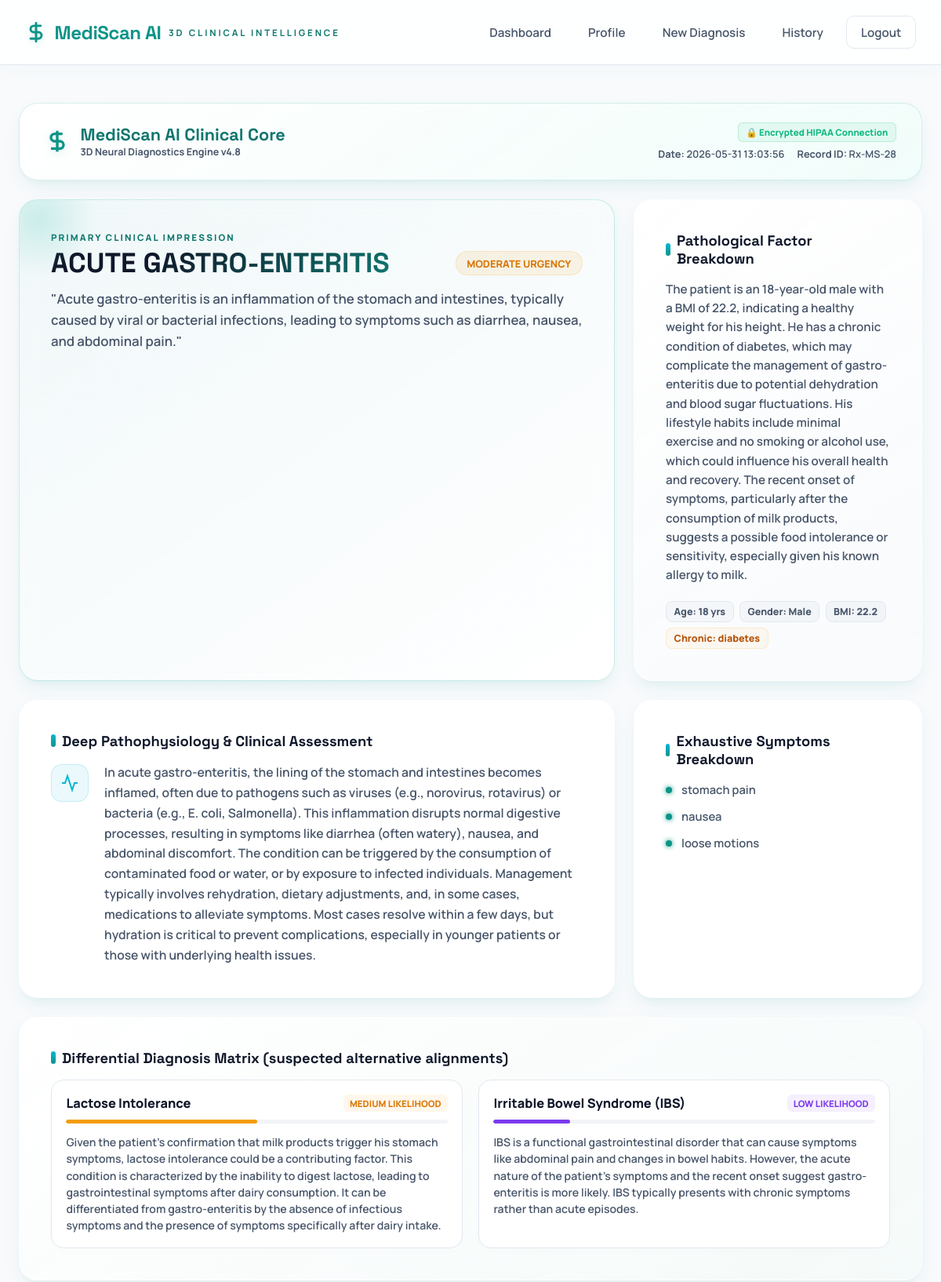
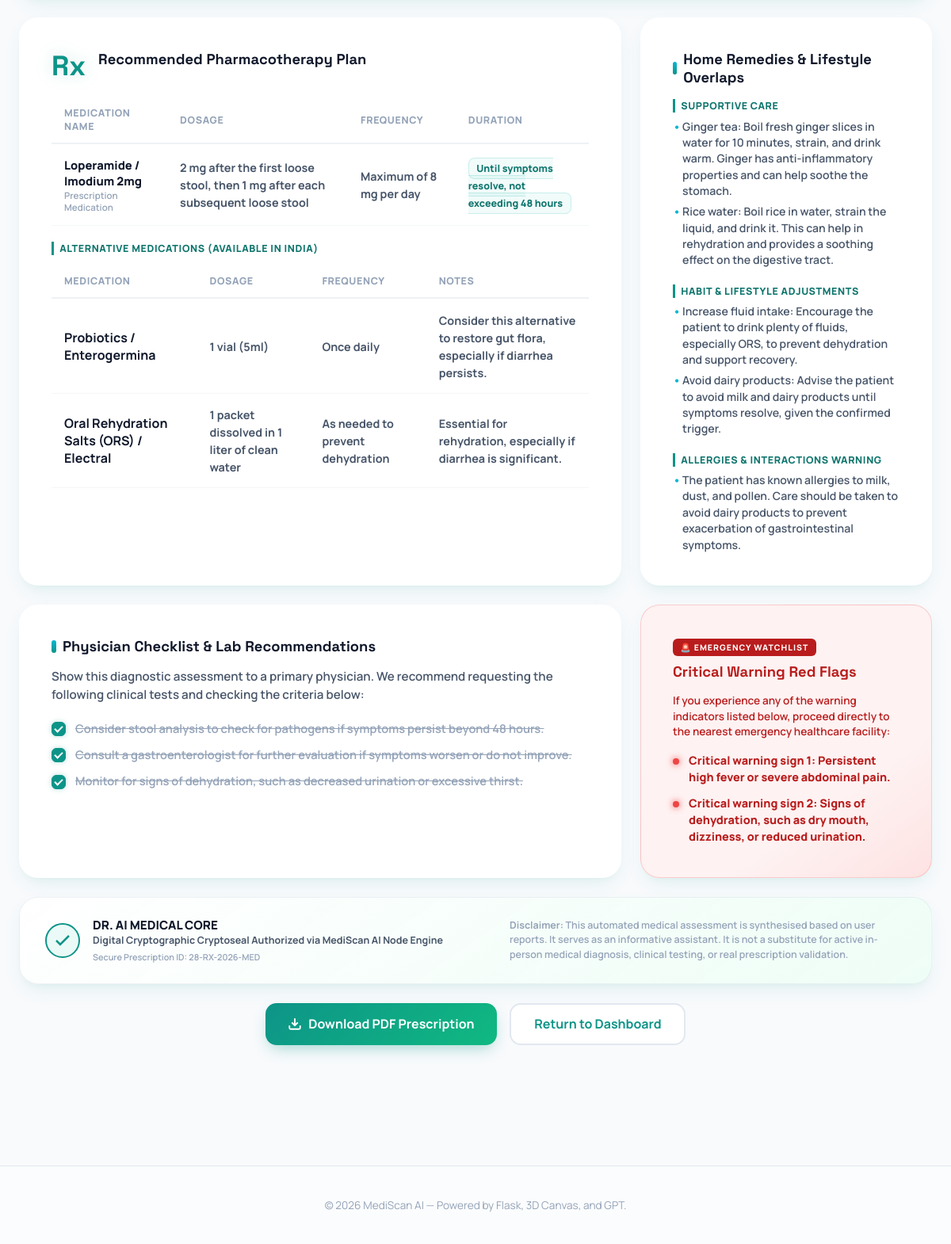
The page /diagnosis/28 (signed in) on the database its author committed (2 pictures, top to bottom).
### tables this page shows
CREATE TABLE disease_history (history_id INTEGER PRIMARY KEY AUTOINCREMENT,user_id INTEGER NOT NULL,patient_id INTEGER NOT NULL,symptoms TEXT,symptom_duration TEXT,severity TEXT,diagnosis_text TEXT,urgency TEXT,report_filename TEXT,created_at TIMESTAMP DEFAULT CURRENT_TIMESTAMP,FOREIGN KEY(user_id) REFERENCES users(id),FOREIGN KEY(patient_id) REFERENCES patients(patient_id));

CREATE TABLE patients (patient_id INTEGER PRIMARY KEY AUTOINCREMENT,user_id INTEGER UNIQUE NOT NULL,name TEXT NOT NULL,age INTEGER,gender TEXT,weight REAL,height REAL,chronic_diseases TEXT,previous_surgeries TEXT,allergies TEXT,current_medications TEXT,smoking TEXT,alcohol TEXT,exercise_frequency TEXT,sleep_hours REAL,created_at TIMESTAMP DEFAULT CURRENT_TIMESTAMP,FOREIGN KEY(user_id) REFERENCES users(id));

### app.py (the view)
@app.route('/diagnosis/<int:history_id>')
def diagnosis_result(history_id):
    user = get_current_user()
    if not user:
        return redirect(url_for('login'))
    conn = get_db_connection()
    record = conn.execute('SELECT * FROM disease_history WHERE history_id = ? AND user_id = ?', (history_id, user['id'])).fetchone()
    patient = conn.execute('SELECT * FROM patients WHERE user_id = ?', (user['id'],)).fetchone()
    conn.close()
    if not record:
        flash('Diagnosis record not found.', 'error')
        return redirect(url_for('dashboard'))
    record_dict = dict(record)
    record_dict['data'] = parse_diagnosis_json(record['diagnosis_text'])
    return render_template('diagnosis_result.html', user=user, record=record_dict, patient=patient)

### templates/diagnosis_result.html (shortened to what this page needs)
{% extends 'base.html' %}
{% block content %}
<section class="report-shell">
    <div class="clinical-report-header glass-card">
        <div class="clinical-logo-mark">
            <svg viewBox="0 0 24 24" width="32" height="32" fill="none" stroke="currentColor" stroke-width="2.5">
                <path d="M12 2v20M17 5H9.5a3.5 3.5 0 0 0 0 7h5a3.5 3.5 0 0 1 0 7H6"/>
            </svg>
            <div class="logo-text-block">
                <h2>MediScan AI Clinical Core</h2>
                <p>3D Neural Diagnostics Engine v4.8</p>
            </div>
        </div>
        <div class="verification-status-panel">
            <span class="secure-badge">🔒 Encrypted HIPAA Connection</span>
            <div class="rx-date-id">
                <span><strong>Date:</strong> {{ record.created_at }}</span>
                <span><strong>Record ID:</strong> Rx-MS-{{ record.history_id }}</span>
            </div>
        </div>
    </div>
    <div class="dashboard-report-grid">
        <article class="glass-card primary-diagnosis-card col-span-2">
            <div class="card-glow-element"></div>
            <div class="primary-diagnosis-label">PRIMARY CLINICAL IMPRESSION</div>
            <div class="diagnosis-badge-row">
                <h1 class="clinical-title">{{ record.data.diagnosis.upper() }}</h1>
                <span class="clinical-urgency-badge urgency-{{ record.data.urgency|lower }}">
                    {{ record.data.urgency }} Urgency
                </span>
            </div>
            <p class="clinical-explanation">"{{ record.data.explanation }}"</p>
        </article>
        <article class="glass-card risk-profile-card">
            <h3 class="dashboard-card-title">
                <span class="card-icon-indicator"></span>
                Pathological Factor Breakdown
            </h3>
            <p class="profile-exhaustive-text">{{ record.data.patient_profile }}</p>
            <div class="profile-specs-pill-box">
                <span class="spec-pill">Age: {{ patient.age }} yrs</span>
                <span class="spec-pill">Gender: {{ patient.gender }}</span>
                {% if patient.weight and patient.height %}
                    <span class="spec-pill">BMI: {{ "%.1f"|format(patient.weight / ((patient.height / 100) ** 2)) }}</span>
                {% endif %}
                {% if patient.chronic_diseases and patient.chronic_diseases != 'None' %}
                    <span class="spec-pill warning-pill">Chronic: {{ patient.chronic_diseases }}</span>
                {% endif %}
            </div>
        </article>
        <article class="glass-card detailed-pathway-card col-span-2">
            <h3 class="dashboard-card-title">
                <span class="card-icon-indicator"></span>
                Deep Pathophysiology & Clinical Assessment
            </h3>
            <div class="pathway-content-container">
                <div class="pathway-icon-marker">
                    <svg viewBox="0 0 24 24" width="24" height="24" fill="none" stroke="currentColor" stroke-width="2">
                        <polyline points="22 12 18 12 15 21 9 3 6 12 2 12"/>
                    </svg>
                </div>
                <div class="pathway-text-block">
                    <p>{{ record.data.detailed_summary }}</p>
                </div>
            </div>
        </article>
        <article class="glass-card symptoms-assessment-card">
            <h3 class="dashboard-card-title">
                <span class="card-icon-indicator"></span>
                Exhaustive Symptoms Breakdown
            </h3>
            <ul class="premium-symptoms-list">
                {% if record.data.symptoms %}
                    {% for symptom in record.data.symptoms %}
                        <li class="symptom-item">
                            <span class="symptom-bullet"></span>
                            <span class="symptom-description-text">{{ symptom }}</span>
                        </li>
                    {% endfor %}
                {% else %}
                    <li class="symptom-item">
                        <span class="symptom-bullet"></span>
                        <span class="symptom-description-text">{{ record.symptoms }} (Duration: {{ record.symptom_duration }} | Severity: {{ record.severity }})</span>
                    </li>
                {% endif %}
            </ul>
        </article>
        <article class="glass-card differentials-matrix-card col-span-3">
            <h3 class="dashboard-card-title">
                <span class="card-icon-indicator"></span>
                Differential Diagnosis Matrix (suspected alternative alignments)
            </h3>
            <div class="differentials-grid">
                {% if record.data.differential_diagnosis %}
                    {% for diff in record.data.differential_diagnosis %}
                        <div class="differential-card">
                            <div class="diff-header-row">
                                <h4>{{ diff.diagnosis }}</h4>
                                <span class="diff-likelihood-badge likelihood-{{ diff.likelihood|lower }}">
                                    {{ diff.likelihood }} Likelihood
                                </span>
                            </div>
                            <div class="likelihood-track">
                                <div class="likelihood-bar likelihood-width-{{ diff.likelihood|lower }}"></div>
                            </div>
                            <p class="diff-explanation">{{ diff.explanation }}</p>
                        </div>
                    {% endfor %}
                {% else %}
                    <div class="diff-fallback-empty">
                        <p>Our neural model is highly confident in the primary clinical impression. No significant differential conditions met standard clinical variance thresholds.</p>
                    </div>
                {% endif %}
            </div>
        </article>
        <article class="glass-card pharmacology-rx-card col-span-2">
            <div class="rx-card-header">
                <div class="rx-symbol-glow">Rx</div>
                <h3 class="dashboard-card-title">Recommended Pharmacotherapy Plan</h3>
            </div>
            {% if record.data.medications %}
                <div class="pharmacology-table-container">
                    <table class="premium-rx-table">
                        <thead>
                            <tr>
                                <th>Medication Name</th>
                                <th>Dosage</th>
                                <th>Frequency</th>
                                <th>Duration</th>
                            </tr>
                        </thead>
                        <tbody>
                            {% for med in record.data.medications %}
                                <tr>
                                    <td>
                                        <div class="rx-pill-details">
                                            <strong>{{ med.name }}</strong>
                                            <small>Prescription Medication</small>
                                        </div>
                                    </td>
                                    <td><span class="rx-data-cell">{{ med.dosage }}</span></td>
                                    <td><span class="rx-data-cell">{{ med.frequency }}</span></td>
                                    <td><span class="rx-duration-badge">{{ med.duration }}</span></td>
                                </tr>
                            {% endfor %}
                        </tbody>
                    </table>
                </div>
            {% endif %}
            {% if record.data.alternative_medications %}
                <div class="pharmacology-table-container" style="margin-top: 1.25rem;">
                    <h4 class="guideline-category" style="margin-bottom: 0.75rem;">Alternative Medications (Available in India)</h4>
                    <table class="premium-rx-table">
                        <thead>
                            <tr>
                                <th>Medication</th>
                                <th>Dosage</th>
                                <th>Frequency</th>
                                <th>Notes</th>
                            </tr>
                        </thead>
                        <tbody>
                            {% for med in record.data.alternative_medications %}
                                <tr>
                                    <td><strong>{{ med.name }}</strong></td>
                                    <td><span class="rx-data-cell">{{ med.dosage }}</span></td>
                                    <td><span class="rx-data-cell">{{ med.frequency }}</span></td>
                                    <td><span class="rx-data-cell">{{ med.notes or med.duration or '—' }}</span></td>
                                </tr>
                            {% endfor %}
                        </tbody>
                    </table>
                </div>
            {% endif %}
        </article>
        <article class="glass-card supportive-care-card">
            <h3 class="dashboard-card-title">
                <span class="card-icon-indicator"></span>
                Home Remedies & Lifestyle Overlaps
            </h3>
            <div class="guidelines-group">
                <div class="guideline-block">
                    <span class="guideline-category">Supportive Care</span>
                    <ul class="guideline-sublist">
                        {% if record.data.home_remedies %}
                            {% for remedy in record.data.home_remedies %}
                                <li>{{ remedy }}</li>
                            {% endfor %}
                        {% else %}
                            <li>Maintain strict bed rest, clear fluid hydration, and monitor temperature details.</li>
                        {% endif %}
                    </ul>
                </div>
                <div class="guideline-block">
                    <span class="guideline-category">Habit & Lifestyle Adjustments</span>
                    <ul class="guideline-sublist">
                        {% if record.data.habit_changes %}
                            {% for item in record.data.habit_changes %}
                                <li>{{ item }}</li>
                            {% endfor %}
                        {% else %}
                            <li>Review dietary triggers, ensure deep sleep cycles, and adjust exercise levels.</li>
                        {% endif %}
                    </ul>
                </div>
                <div class="guideline-block">
                    <span class="guideline-category">Allergies & Interactions warning</span>
                    <ul class="guideline-sublist">
                        {% if record.data.possible_allergies %}
                            {% for allergy in record.data.possible_allergies %}
                                <li>{{ allergy }}</li>
                            {% endfor %}
                        {% else %}
                            <li>Ensure you check for compound overlaps and consult a doctor if on active meds.</li>
                        {% endif %}
                    </ul>
                </div>
            </div>
        </article>
        <article class="glass-card physical-next-steps-card col-span-2">
            <h3 class="dashboard-card-title">
                <span class="card-icon-indicator"></span>
                Physician Checklist & Lab Recommendations
            </h3>
            <p class="checklist-intro-text">Show this diagnostic assessment to a primary physician. We recommend requesting the following clinical tests and checking the criteria below:</p>
            <div class="clinical-checklist-grid">
                {% if record.data.next_steps %}
                    {% for step in record.data.next_steps %}
                        <div class="checklist-item">
                            <label for="step-{{ loop.index }}" class="step-label">
                                <span class="custom-checkbox"></span>
                                <span class="step-text">{{ step }}</span>
                            </label>
                        </div>
                    {% endfor %}
                {% endif %}
            </div>
        </article>
        <article class="glass-card red-flags-warning-card">
            <div class="emergency-badge">🚨 EMERGENCY WATCHLIST</div>
            <h3 class="dashboard-card-title text-red">Critical Warning Red Flags</h3>
            <p class="red-flag-disclaimer">If you experience any of the warning indicators listed below, proceed directly to the nearest emergency healthcare facility:</p>
            <ul class="emergency-red-flags-list">
                {% if record.data.red_flags %}
                    {% for flag in record.data.red_flags %}
                        <li class="flag-item">
                            <span class="flag-bullet-pulse"></span>
                            <strong>{{ flag }}</strong>
                        </li>
                    {% endfor %}
                {% endif %}
            </ul>
        </article>
    </div>
    <div class="clinical-signature-panel glass-card">
        <div class="signature-details">
            <div class="signature-seal">
                <svg viewBox="0 0 24 24" width="24" height="24" fill="none" stroke="currentColor" stroke-width="2.5">
                    <polyline points="20 6 9 17 4 12"/>
                </svg>
            </div>
            <div class="signature-text-block">
                <h4>DR. AI MEDICAL CORE</h4>
                <p>Digital Cryptographic Cryptoseal Authorized via MediScan AI Node Engine</p>
                <small>Secure Prescription ID: {{ record.history_id }}-RX-2026-MED</small>
            </div>
        </div>
        <div class="clinical-disclaimer-card">
            <p><strong>Disclaimer:</strong> This automated medical assessment is synthesised based on user reports. It serves as an informative assistant. It is not a substitute for active in-person medical diagnosis, clinical testing, or real prescription validation.</p>
        </div>
    </div>
    <div class="report-actions-panel">
        {% if record.report_filename %}
            <a class="button primary" href="{{ url_for('download_report', filename=record.report_filename) }}">
                <svg viewBox="0 0 24 24" width="18" height="18" fill="none" stroke="currentColor" stroke-width="2.5" style="margin-right: 8px;">
                    <path d="M21 15v4a2 2 0 0 1-2 2H5a2 2 0 0 1-2-2v-4M7 10l5 5 5-5M12 15V3"/>
                </svg>
                Download PDF Prescription
            </a>
        {% endif %}
        <a class="button secondary" href="{{ url_for('dashboard') }}">Return to Dashboard</a>
    </div>
</section>
{% endblock %}

### rows shown on the page
disease_history: created_at "2026-05-31 13:03:56", history_id "28"
patients: age "18", gender "Male", patient.weight/((patient.height/100)**2) "22.2", chronic_diseases "diabetes"

### other values the page prints
{{ record.data.diagnosis.upper() }} "ACUTE GASTRO-ENTERITIS"
{{ record.data.urgency }} "MODERATE"
{{ record.data.explanation }} "Acute gastro-enteritis is an inflammation of the stomach and intestines, typically caused by viral or bacterial infections, leading to symptoms such as diarrhea, nausea, and abdominal pain."
{{ symptom }} "stomach pain" "nausea" "loose motions"
{{ diff.diagnosis }} "Lactose Intolerance" "Irritable Bowel Syndrome (IBS)"
{{ diff.likelihood }} "MEDIUM" "LOW"
{{ med.name }} "Loperamide / Imodium 2mg"
{{ med.dosage }} "2 mg after the first loose stool, then 1 mg after each subsequent loose stool"
{{ med.frequency }} "Maximum of 8 mg per day"
{{ med.duration }} "Until symptoms resolve, not exceeding 48 hours"
{{ med.name }} "Probiotics / Enterogermina" "Oral Rehydration Salts (ORS) / Electral"
{{ med.dosage }} "1 vial (5ml)" "1 packet dissolved in 1 liter of clean water"
{{ med.frequency }} "Once daily" "As needed to prevent dehydration"
{{ med.notes or med.duration or '—' }} "Consider this alternative to restore gut flora, especially if diarrhea persists." "Essential for rehydration, especially if diarrhea is significant."
{{ remedy }} "Ginger tea: Boil fresh ginger slices in water for 10 minutes, strain, and drink warm. Ginger has anti-inflammatory properties and can help soothe the stomach." "Rice water: Boil rice in water, strain the liquid, and drink it. This can help in rehydration and provides a soothing effect on the digestive tract."
